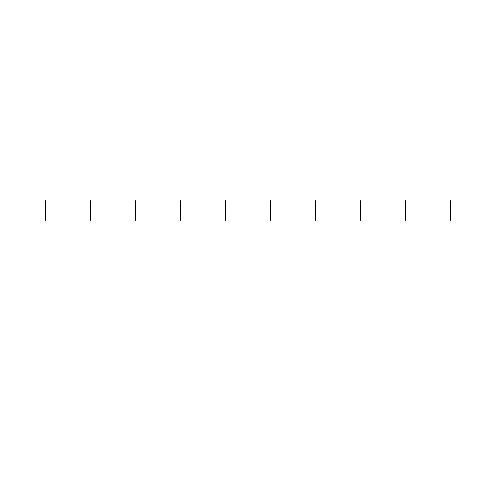
Frame 1 (no input)
Frame 60 (the mouse pressed at the canvas centre just before this capture): identical to frame 1, image omitted
Frame 120 (the mouse held since frame 60 and released just before this capture): identical to frame 1, image omitted

The Processing sketch that drew this single still picture (run headless with seeded random() and noise(); from frame 60 on, the mouse is pressed at the canvas centre):

// Processing sketch: for_loop
// ── for_loop.pde
int yStart = 200;
int h = 20;
float step = 45;//45.4545454545;

void setup() {
  size (500, 500);
}


void draw() {
  background(255);
  line (1*step, yStart, 1*step, yStart+h);
  line (2*step, yStart, 2*step, yStart+h);
  line (3*step, yStart, 3*step, yStart+h);
  line (4*step, yStart, 4*step, yStart+h);
  line (5*step, yStart, 5*step, yStart+h);
  line (6*step, yStart, 6*step, yStart+h);
  line (7*step, yStart, 7*step, yStart+h);
  line (8*step, yStart, 8*step, yStart+h);
  line (9*step, yStart, 9*step, yStart+h);
  line (10*step, yStart, 10*step, yStart+h);
}
